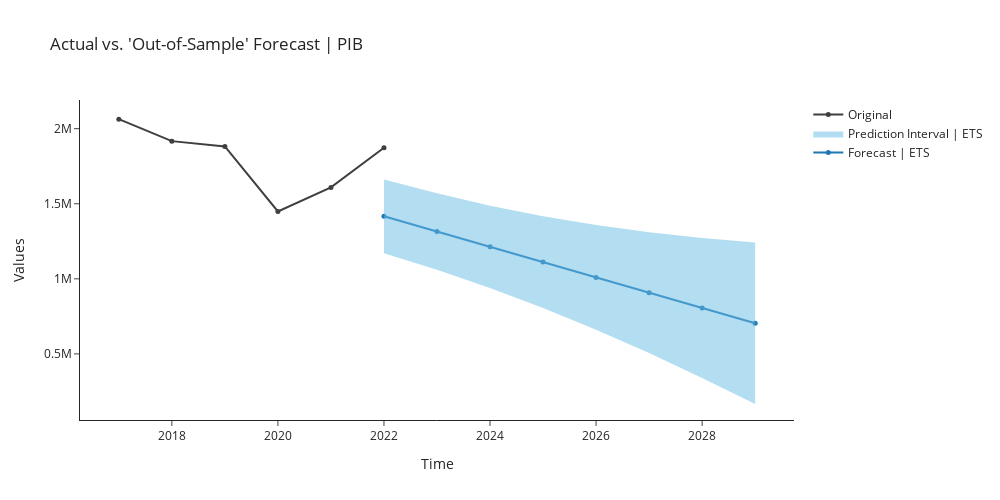

The notebook cell saved with this chart:
### Markdown cell above
## lightgbm_cds_dt Light Gradient Boosting w/ Cond. Deseasonalize & Detrending

### Code cell
ets  = exp.create_model('ets')
exp.plot_model(plot = 'decomp', 
               data_kwargs = {'type' : 'multiplicative'},
               fig_kwargs = {"height":500,"width":1000,"template": "simple_white","hoverinfo":"none","big_data_threshold":10})
exp.plot_model(estimator = ets, plot = 'forecast', 
               data_kwargs = {'fh' : 8},
               fig_kwargs = {"height":500,"width":1000,"template": "simple_white","hoverinfo":"none","big_data_threshold":10})
exp.predict_model(ets, fh = 9)

### Figure 1 — Plotly figure (JSON) as saved in the notebook; plotly's stock layout.template omitted (floating-point values rounded to 4 significant figures)
{"data": [{"line": {"color": "#1f77b4"}, "marker": {"size": 5}, "mode": "lines+markers", "name": "Forecast | ETS", "showlegend": true, "type": "scatter", "x": [2022, 2023, 2024, 2025, 2026, 2027, 2028, 2029], "y": [1416000.0, 1315000.0, 1213000.0, 1111000.0, 1010000.0, 907800.0, 806100.0, 704400.0]}, {"line": {"width": 0}, "marker": {"color": "#68BBE3"}, "mode": "lines", "name": "Lower Interval", "showlegend": false, "type": "scatter", "x": [2022, 2023, 2024, 2025, 2026, 2027, 2028, 2029], "y": [1171000.0, 1060000.0, 939000.0, 806100.0, 661200.0, 505400.0, 340100.0, 166400.0]}, {"fill": "tonexty", "fillcolor": "rgba(104,187,227,0.5)", "line": {"width": 0}, "marker": {"color": "#68BBE3"}, "mode": "lines", "name": "Prediction Interval | ETS", "showlegend": true, "type": "scatter", "x": [2022, 2023, 2024, 2025, 2026, 2027, 2028, 2029], "y": [1662000.0, 1570000.0, 1487000.0, 1416000.0, 1358000.0, 1310000.0, 1272000.0, 1242000.0]}, {"marker": {"color": "#3f3f3f", "size": 5}, "mode": "lines+markers", "name": "Original", "showlegend": true, "type": "scatter", "x": [2017, 2018, 2019, 2020, 2021, 2022], "y": [2064000.0, 1917000.0, 1881000.0, 1449000.0, 1609000.0, 1873000.0]}], "layout": {"autosize": false, "height": 500, "showlegend": true, "title": {"text": "Actual vs. 'Out-of-Sample' Forecast | PIB"}, "width": 1000, "xaxis": {"title": {"text": "Time"}}, "yaxis": {"title": {"text": "Values"}}}}
